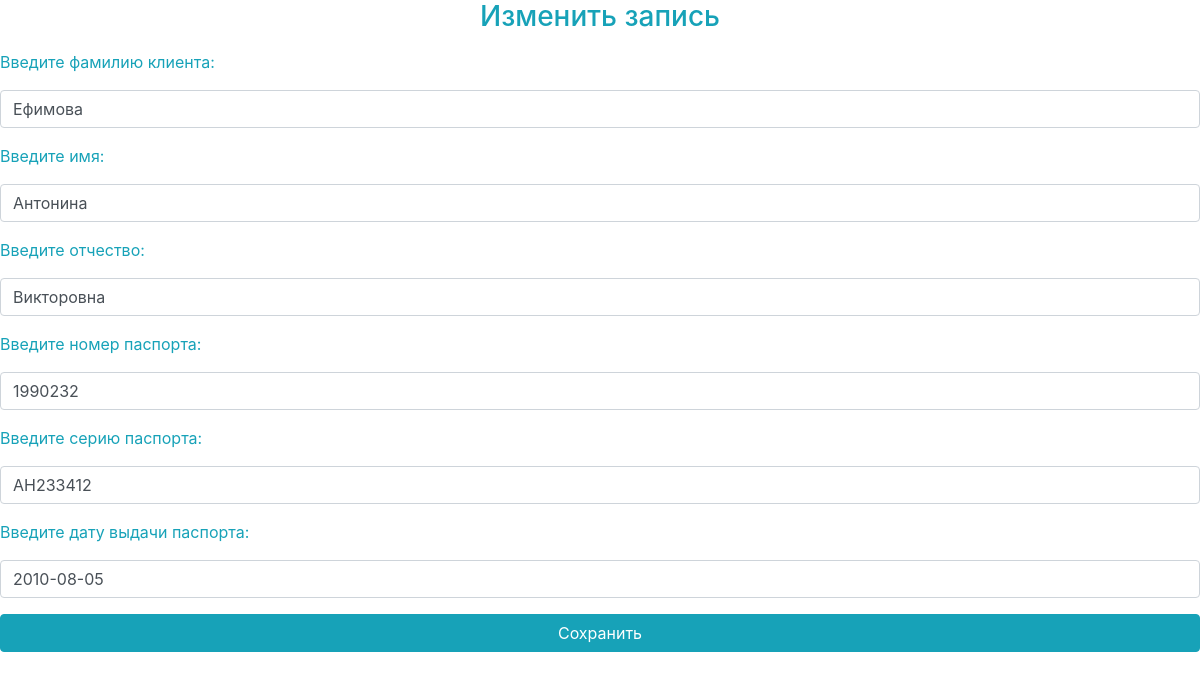
The page /databaselab1.com/www/operations/editClient.php?edit=4 on the database its author committed.
### tables this page shows
CREATE TABLE IF NOT EXISTS `clients` (
  `ID` int(11) unsigned NOT NULL AUTO_INCREMENT,
  `surname` varchar(20) NOT NULL,
  `name` varchar(20) NOT NULL,
  `middle_name` varchar(30) NOT NULL,
  `pass_id` int(9) unsigned NOT NULL,
  `pass_ser` varchar(8) NOT NULL DEFAULT 'ID-карта',
  `date` date NOT NULL,
  PRIMARY KEY (`ID`),
  UNIQUE KEY `Номер паспорта` (`pass_id`)
);

### databaselab1.com/www/operations/editClient.php (the view, shortened to what this page needs)
<!DOCTYPE html>
<html>
<head>
<link rel="stylesheet" href="https://maxcdn.bootstrapcdn.com/bootstrap/4.3.1/css/bootstrap.min.css">
</head>
<body>
<?php
	if (isset($_GET['edit']))
	{
		$id = $_GET['edit'];
		$mysqli = mysqli_connect("localhost", "root", "", "pawnshopbase") or die("Ошибка!".mysqli_error($mysqli));
		mysqli_set_charset($mysqli, "utf8");
		$query ="SELECT * FROM clients WHERE id = '$id'";
		$success = mysqli_query($mysqli, $query) or die("Ошибка!".mysqli_error($mysqli));
		if($success && mysqli_num_rows($success)>0)
		{
			$row = mysqli_fetch_row($success);
			$surname = $row[1];
			$name = $row[2];
			$middle_name = $row[3];
			$pass_id = $row[4];
			$pass_series = $row[5];
			$pass_issue = $row[6];
			echo "<h3 class='text-center text-info'>Изменить запись</h3>
			<form /*action='../product_categories.php'*/ method='POST' enctype='multipart/form-data'>
			<div class='form-group'>
			<input type='hidden' name='id' value='$id'class='form-control' placeholder='Введите ID клиента' required>
			</div>
			<p class='text-info'>Введите фамилию клиента:<br></p>
			<div class='form-group'>
			<input type='text' name='surname' value='$surname' class='form-control' placeholder='Введите фамилию клиента' required>
			</div>
			<p class='text-info'>Введите имя:<br></p>
			<div class='form-group'>
			<input type='text' name='name' value='$name' class='form-control' placeholder='Введите имя клиента' required>
			</div>
			<p class='text-info'>Введите отчество:<br></p>
			<div class='form-group'>
			<input type='text' name='middle-name' value='$middle_name' class='form-control' placeholder='Введите отчество клиента' required>
			</div>
			<p class='text-info'>Введите номер паспорта:<br></p>
			<div class='form-group'>
			<input type='text' name='passport-id' value='$pass_id' class='form-control' placeholder='Введите номер паспорта клиента' required>
			</div>
			<p class='text-info'>Введите серию паспорта:<br></p>
			<div class='form-group'>
			<input type='text' name='passport-series' value='$pass_series' class='form-control' placeholder='Введите серию паспорта клиента' required>
			</div>
			<p class='text-info'>Введите дату выдачи паспорта:<br></p>
			<div class='form-group'>
			<input type='text' name='passport-issue' value='$pass_issue' class='form-control' placeholder='Введите дату выдачи паспорта клиента' required>
			</div>
			<div class='form-group'>
			<input type='submit' name='save' class='btn btn-info btn-block' value='Сохранить'>
			</div>
			</form>";
		}
	}
?>
</body>
</html>

### rows shown on the page
clients: surname "Ефимова", name "Антонина", middle-name "Викторовна", passport-id "1990232", passport-series "АН233412", passport-issue "2010-08-05"
